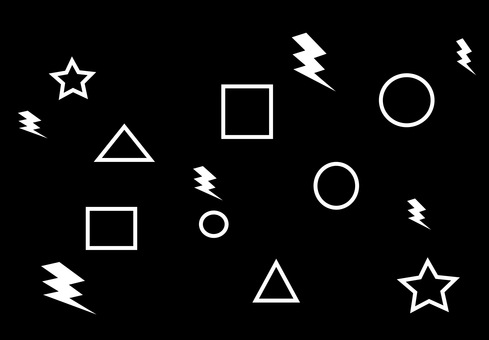
#> input picture theshold.jpeg, 489 x 340 px, found by its file name
$ jupyter execute image-component-analyzer.ipynb
#> lines starting #> are read from the running program, lines starting #| are printed output that depends on the picture; after the words box and inside, x2 and y2 are one past the last pixel; in counts of white or black regions, pixels touching at a corner belong together
#**AIm: Adjust the threshold of the image and analyze the area of a specific component in the image.**

### **Overview**
This program will load an image, apply a threshold to create a binary image, find connected components, and analyze their areas. It also visualizes the results by drawing bounding boxes around each component.

[cell 1]
import cv2
import numpy as np
import matplotlib.pyplot as plt

 Analyzes the area of connected components in an image after applying a binary threshold.

Parameters:
- image_path (str): Path to the input image.
- threshold_value (int): Threshold value for binary conversion (0-255).

[cell 2]
# Function to apply threshold and analyze component area in a Landsat image
def analyze_land_component_area(image_path, threshold_value):

    # Step 1: Load the image
#> called with image_path = '/content/theshold.jpeg', threshold_value = 127
    image = cv2.imread(image_path)  # Load the image
#> image is the input picture: shape (340, 489, 3); min 0, max 255, mean 12.8
    if image is None:
        print("Error: Unable to load image. Please check the file path.")
        return

    # Convert the image to grayscale (if not already)
    gray_image = cv2.cvtColor(image, cv2.COLOR_BGR2GRAY)

    # Step 2: Apply binary thresholding
    # Pixels below the threshold will be set to 0 (black), and above the threshold will be set to 255 (white)
    _, binary_image = cv2.threshold(gray_image, threshold_value, 255, cv2.THRESH_BINARY)
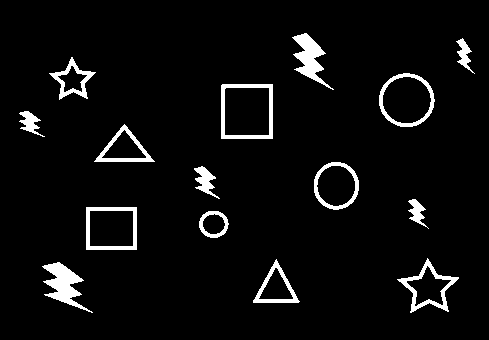
#> binary_image: shape (340, 489); 5% white; 15 white regions, largest, box (x1, y1, x2, y2) and area: (42, 262, 93, 313) 1013, (292, 33, 334, 90) 901, (221, 84, 273, 139) 792

    # Step 3: Analyze the connected components in the binary image
    # Connected components help in identifying separate regions (e.g., forested areas)
    num_labels, labels, stats, centroids = cv2.connectedComponentsWithStats(binary_image)
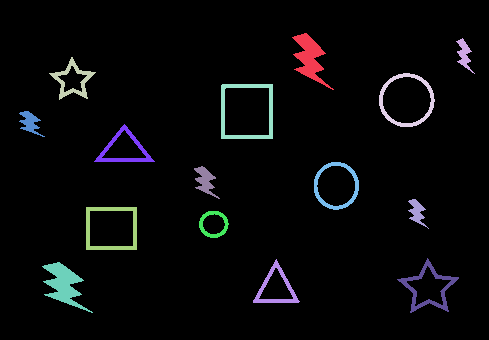
#> labels: shape (340, 489) int32; 16 distinct labels, from 0 to 15; one colour per label, 0 black
#> num_labels = 16; stats = 16 rows, first 6: [0, 0, 489, 340, 157938], [292, 33, 42, 57, 901], [456, 38, 19, 36, 259], [49, 57, 47, 43, 531], [379, 73, 56, 54, 628], [221, 84, 52, 55, 792]; centroids = 16 rows, first 8: [244.4, 169.2], [309.2, 57.32], [463.8, 53.69], [72.32, 79.74], [406.2, 99.78], [246.5, 111], [29.55, 122.1], [123.9, 149.3]

    # Output the number of components (num_labels includes background)
    print(f"Number of components detected (including background): {num_labels}")
#| Number of components detected (including background): 16

    # Convert the binary image to BGR for visualization purposes (to draw bounding boxes)
    colored_image = cv2.cvtColor(binary_image, cv2.COLOR_GRAY2BGR)

    # Step 4: Calculate and display the area of each detected component (except background)
    total_area = 0
    for i in range(1, num_labels):  # Start from 1 to skip the background (label 0 is background)
        area = stats[i, cv2.CC_STAT_AREA]  # Get the area of the component
        total_area += area  # Add to total detected component area

        # Extract bounding box coordinates for the component
        x, y, w, h = stats[i, cv2.CC_STAT_LEFT], stats[i, cv2.CC_STAT_TOP], stats[i, cv2.CC_STAT_WIDTH], stats[i, cv2.CC_STAT_HEIGHT]

        # Draw a rectangle around the detected component
        cv2.rectangle(colored_image, (x, y), (x + w, y + h), (0, 255, 0), 2)

        # Label the component with its area at the center of the bounding box
        center_x, center_y = x + w // 2, y + h // 2
        cv2.putText(colored_image, f'Area: {area}', (center_x, center_y), cv2.FONT_HERSHEY_SIMPLEX, 0.5, (255, 0, 0), 2)

        print(f"Component {i} has an area of: {area} pixels")
#> this loop made 15 passes
#> (area, total_area, x, y, w, h, center_x, center_y) on passes 1 to 12: (901, 901, 292, 33, 42, 57, 313, 61), (259, 1160, 456, 38, 19, 36, 465, 56), (531, 1691, 49, 57, 47, 43, 72, 78), (628, 2319, 379, 73, 56, 54, 407, 100), (792, 3111, 221, 84, 52, 55, 247, 111), (288, 3399, 19, 111, 26, 26, 32, 124), (549, 3948, 94, 124, 61, 38, 124, 143), (533, 4481, 314, 162, 45, 48, 336, 186), (358, 4839, 194, 166, 26, 33, 207, 182), (259, 5098, 408, 199, 21, 30, 418, 214), (688, 5786, 86, 207, 51, 43, 111, 228), (302, 6088, 199, 211, 30, 27, 214, 224)
#| Component 1 has an area of: 901 pixels
#| Component 2 has an area of: 259 pixels
#| Component 3 has an area of: 531 pixels
#| Component 4 has an area of: 628 pixels
#| Component 5 has an area of: 792 pixels
#| Component 6 has an area of: 288 pixels
#| Component 7 has an area of: 549 pixels
#| Component 8 has an area of: 533 pixels
#> (further printed lines are left out)
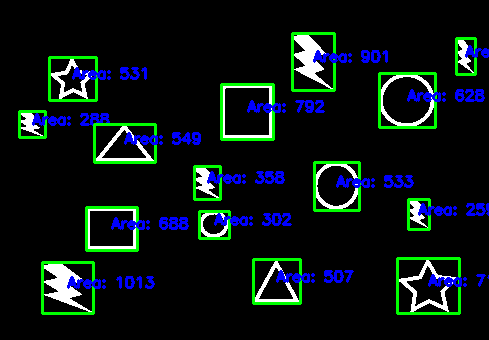
#> colored_image: shape (340, 489, 3); mean B, G, R 21.1, 21.4, 10.2
#> after the loop, total_area = 8322

    # Step 5: Display the total area of detected components
    print(f"Total area of detected components: {total_area} pixels")
#| Total area of detected components: 8322 pixels

    # Step 6: Show the original, binary, and processed images
    plt.figure(figsize=(10, 8))

    plt.subplot(1, 3, 1)
    plt.title('Original Image')
    plt.imshow(cv2.cvtColor(image, cv2.COLOR_BGR2RGB))  # Convert to RGB for proper display in matplotlib
    plt.axis('off')

    plt.subplot(1, 3, 2)
    plt.title('Binary Image (Thresholded)')
    plt.imshow(binary_image, cmap='gray')
    plt.axis('off')

    plt.subplot(1, 3, 3)
    plt.title('Detected Components with Bounding Boxes')
    plt.imshow(cv2.cvtColor(colored_image, cv2.COLOR_BGR2RGB))
    plt.axis('off')

    plt.show()
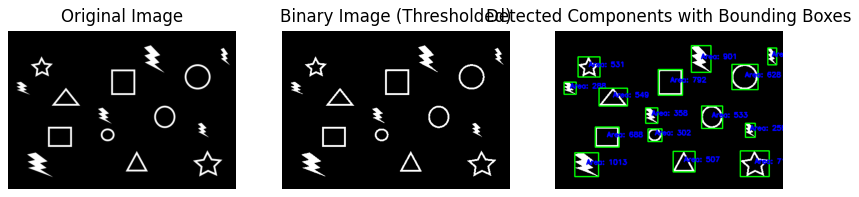
#> figure drawn by matplotlib, 3 panels

[cell 3]
# Example Usage 1
image_path = r'/content/theshold.jpeg'  # Update with your image path
threshold_value = 127  # Define the threshold value (between 0 and 255)

[cell 4]
# Call the function to analyze the image
analyze_land_component_area(image_path, threshold_value)

[cell 5]
#Example Usage 2
image_path = r'/content/terrain.jpg'  # Update with your image path
threshold_value = 100  # Define the threshold value (between 0 and 255)

[cell 6]
# Call the function to analyze the image
analyze_land_component_area(image_path, threshold_value)
#> call 2 of analyze_land_component_area, with image_path = '/content/terrain.jpg', threshold_value = 100
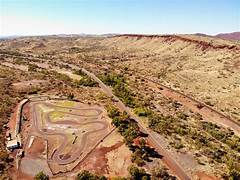
#> input picture terrain.jpg, 240 x 180 px, found by its file name
#> in analyze_land_component_area, image is the input picture: shape (180, 240, 3); mean B, G, R 121, 146.9, 173.6
#> in analyze_land_component_area (call 2), `gray_image = cv2.cvtColor(image, cv2.COLOR_BGR2GRAY)`:
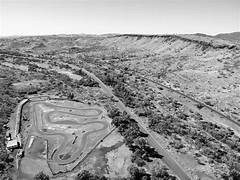
#> gray_image: shape (180, 240); min 1, max 255, mean 151.9
#> in analyze_land_component_area (call 2), `_, binary_image = cv2.threshold(gray_image, threshold_value, 255, cv2...`:
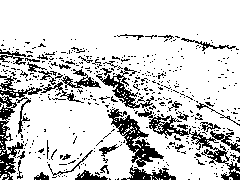
#> binary_image: shape (180, 240); 81.9% white; black in thin lines or dots, all inside (x1, y1, x2, y2) = (0, 34, 240, 180)
#> in analyze_land_component_area (call 2), `num_labels, labels, stats, centroids = cv2.connectedComponentsWithStat..`:
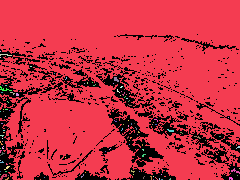
#> labels: shape (180, 240) int32; 116 distinct labels, from 0 to 115; one colour per label, 0 black
#> in analyze_land_component_area (call 2), `num_labels, labels, stats, centroids = cv2.connectedComponentsWithStat..`: num_labels = 116; stats = 116 rows, first 6: [0, 34, 240, 146, 7830], [0, 0, 240, 180, 34996], [0, 51, 1, 1, 1], [0, 54, 12, 2, 14], [0, 57, 1, 1, 1], [30, 66, 2, 1, 2]; centroids = 116 pairs, first value 0 to 239, second value 51 to 179
#| Number of components detected (including background): 116
#> the loop in analyze_land_component_area (call 2), `for i in range(1, num_labels):` made 115 passes
#> (area, total_area, x, y, w, h, center_x, center_y) on passes 1, 17: (34996, 34996, 0, 0, 240, 180, 120, 90), (21, 35068, 0, 86, 12, 5, 6, 88)
#| Component 1 has an area of: 34996 pixels
#| Component 2 has an area of: 1 pixels
#| Component 3 has an area of: 14 pixels
#| Component 4 has an area of: 1 pixels
#| Component 5 has an area of: 2 pixels
#| Component 6 has an area of: 1 pixels
#| Component 7 has an area of: 1 pixels
#| Component 8 has an area of: 3 pixels
#> (further printed lines are left out)
#> after the loop in analyze_land_component_area (call 2), `for i in range(1, num_labels):`:
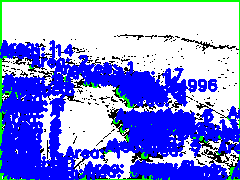
#> colored_image: shape (180, 240, 3); mean B, G, R 231.4, 143.7, 135
#> after the loop in analyze_land_component_area (call 2), `for i in range(1, num_labels):`: total_area = 35370
#| Total area of detected components: 35370 pixels
#> in analyze_land_component_area (call 2), `plt.show()`:
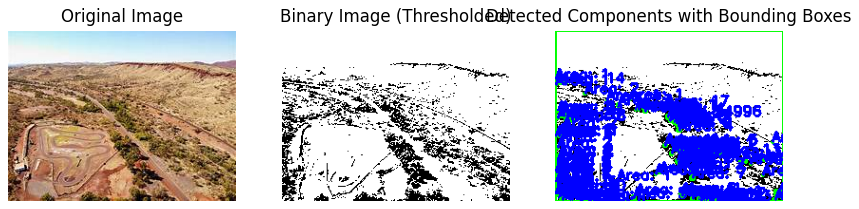
#> figure drawn by matplotlib, 3 panels
